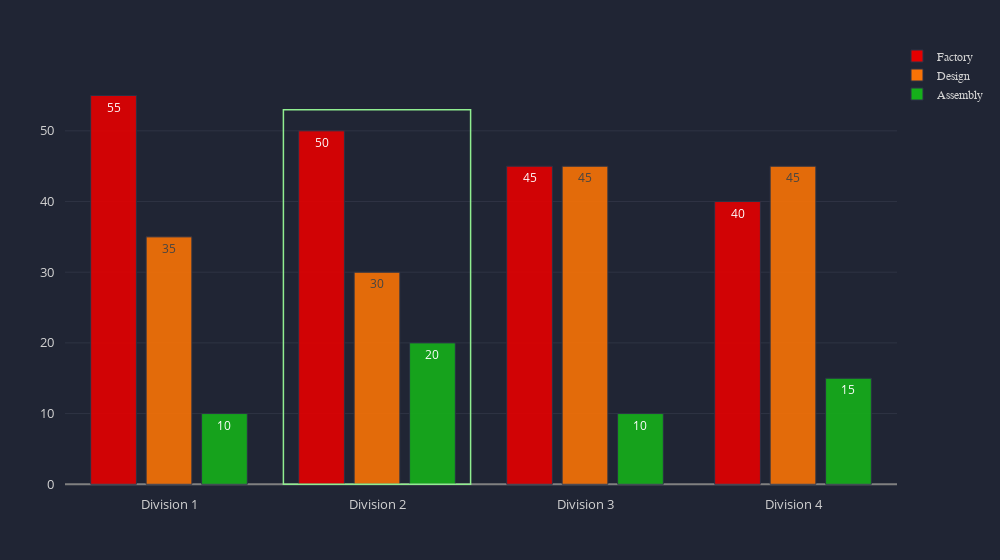

Here is the notebook cell this chart was saved with:
### Markdown cell above
## Grouped Vertical Bar Chart

### Code cell
index = ['Factory', 'Design', 'Assembly']
values = {
    'Division 1': [55, 35, 10], 
    'Division 2': [50, 30, 20],
    'Division 3': [45, 45, 10],
    'Division 4': [40, 45, 15]
}

data = pd.DataFrame(data=values, index=index)

colors = chart_colors(
    color=['red', 'orange', 'green'])

layout = chart_styles(
    width=1000, 
    ml=50, 
    color_palette=colors)

shpe = shape(
    x0=0.55, 
    x1=1.45, 
    y0=0, 
    y1=53, 
    xref='paper', 
    line_width=1.5, 
    line_color='lightgreen')

traces = bar_chart(
    df=data, 
    bar_width=0.22,
    textpos='inside')

display_chart(
    traces=traces, 
    layout=layout, 
    shapes=[shpe])

### Figure 1 — Plotly figure (JSON) as saved in the notebook; plotly's stock layout.template omitted (floating-point values rounded to 4 significant figures)
{"data": [{"marker": {"line": {"color": "#2C3347", "width": 1}, "opacity": 0.9}, "name": "Factory", "orientation": "v", "text": [55, 50, 45, 40], "textposition": "inside", "type": "bar", "width": 0.22, "x": ["Division 1", "Division 2", "Division 3", "Division 4"], "y": [55, 50, 45, 40]}, {"marker": {"line": {"color": "#2C3347", "width": 1}, "opacity": 0.9}, "name": "Design", "orientation": "v", "text": [35, 30, 45, 45], "textposition": "inside", "type": "bar", "width": 0.22, "x": ["Division 1", "Division 2", "Division 3", "Division 4"], "y": [35, 30, 45, 45]}, {"marker": {"line": {"color": "#2C3347", "width": 1}, "opacity": 0.9}, "name": "Assembly", "orientation": "v", "text": [10, 20, 10, 15], "textposition": "inside", "type": "bar", "width": 0.22, "x": ["Division 1", "Division 2", "Division 3", "Division 4"], "y": [10, 20, 10, 15]}], "layout": {"autosize": true, "colorway": ["#e50000", "#f97306", "#15b01a"], "legend": {"bordercolor": "#202534", "borderwidth": 0, "font": {"color": "lightgrey", "family": "sans-serif", "size": 12}, "itemclick": "toggle", "itemdoubleclick": "toggleothers", "orientation": "v", "traceorder": "normal", "valign": "middle", "x": 1, "xanchor": "left", "y": 1, "yanchor": "middle"}, "margin": {"b": 75, "l": 50, "pad": 10, "r": 50, "t": 75}, "paper_bgcolor": "#202534", "plot_bgcolor": "#202534", "shapes": [{"line": {"color": "lightgreen", "dash": "solid", "width": 1.5}, "opacity": 1, "type": "rect", "x0": 0.55, "x1": 1.45, "xref": "x", "y0": 0, "y1": 53, "yref": "y"}], "showlegend": true, "title": {"font": {"color": "lightgrey", "family": "sans-serif", "size": 24}, "text": "", "x": 0.5}, "width": 1000, "xaxis": {"autorange": true, "color": "lightgrey", "dtick": 1, "gridcolor": "#3d4152", "gridwidth": 0.5, "separatethousands": true, "showgrid": false, "showline": false, "showticklabels": true, "tickangle": 0, "tickfont": {"color": "lightgrey", "size": 13}, "tickformat": "", "tickmode": "auto", "ticks": "", "title": {"font": {"color": "lightgrey", "family": "sans-serif", "size": 18}, "text": ""}, "type": "-", "zeroline": false, "zerolinecolor": "grey"}, "yaxis": {"autorange": true, "color": "lightgrey", "dtick": 1, "gridcolor": "#3d4152", "gridwidth": 0.5, "separatethousands": true, "showgrid": true, "showline": false, "showticklabels": true, "tickangle": 0, "tickfont": {"color": "lightgrey", "size": 13}, "tickformat": "", "tickmode": "auto", "ticks": "", "title": {"font": {"color": "lightgrey", "family": "sans-serif", "size": 18}, "text": ""}, "type": "-", "zeroline": true, "zerolinecolor": "grey"}}}
